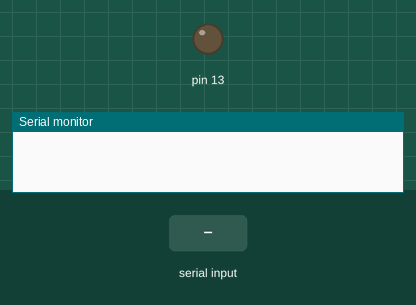
A sketch run on a simulated Arduino Uno, built with avr-gcc and run on an emulated ATmega328P. Parts: output pins drawn as LEDs (lit = HIGH), the last lines printed to the serial monitor. Inputs (shaded band) come from the test bench.

Above: at 1.2 s.
1.3 s: "90,45\n" received over Serial
At 2.9 s:
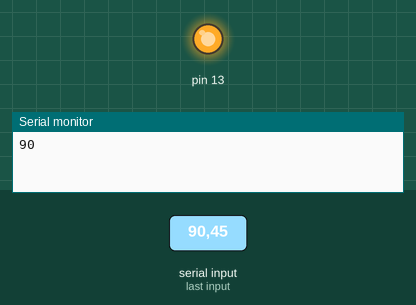
3.8 s: "30,150\n" received over Serial
At 6.0 s:
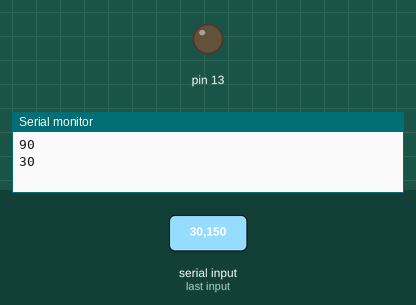
6.3 s: "90\n" received over Serial
At 7.8 s:
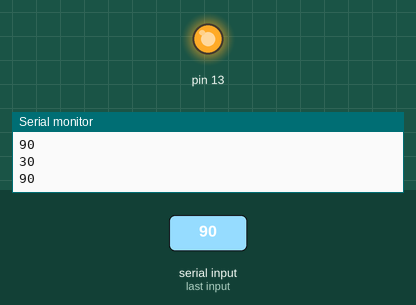
Timing chart, 0 to 9.3 s (numbered marks = the images above; inputs shaded):
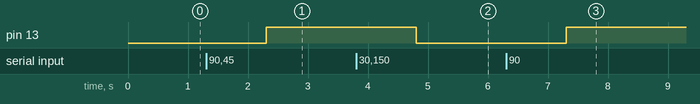

The sketch:

Arduino11_HW2_BT1_LeHuuTruong.ino.ino
```cpp
int number;
void setup()
{
  Serial.begin(9600);
  pinMode(13, OUTPUT);
}
void loop()
{
  if (Serial.available())
  {
    String data = Serial.readString();
    number = data.toInt();
    if (number > 0 && number < 49)
    {
      digitalWrite(13, LOW);
      Serial.println(number);
    }
    if(number>50 && number<100)
    {
      digitalWrite(13,HIGH);
      Serial.println(number);
    }
  }
}
```

Measured:
- after the input at 1.3 s, pin 13: LOW → HIGH after 1.0 s
- after the input at 3.8 s, pin 13: HIGH → LOW after 1.0 s
- after the input at 6.3 s, pin 13: LOW → HIGH after 1.0 s
